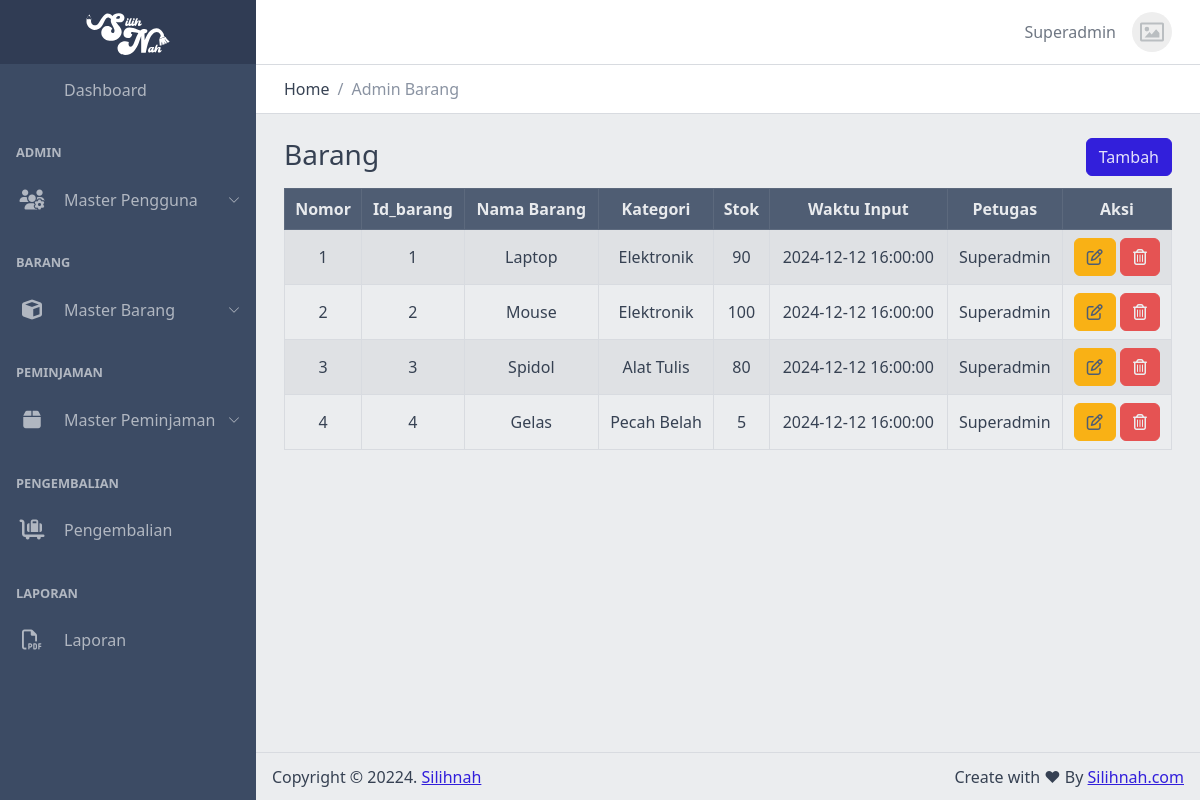
Screenshot of /views/admin/barang/ (signed in) with the database file from the repository.
### tables this page shows
CREATE TABLE `barang` (
  `id_barang` int NOT NULL,
  `nama` varchar(255) NOT NULL,
  `stok` int NOT NULL,
  `waktu` timestamp NOT NULL,
  `id_kategori` int NOT NULL,
  `id_petugas` int NOT NULL
);

CREATE TABLE `kategori` (
  `id_kategori` int NOT NULL,
  `nama` varchar(255) NOT NULL,
  `deskripsi` text NOT NULL
);

CREATE TABLE `petugas` (
  `id_petugas` int NOT NULL,
  `id_user` int NOT NULL,
  `nama` varchar(255) DEFAULT NULL,
  `telpon` varchar(13) DEFAULT NULL,
  `jenis_kelamin` enum('Laki-Laki','Perempuan') DEFAULT NULL,
  `tanggal_lahir` date DEFAULT NULL,
  `alamat` text,
  `agama` enum('Hindu','Islam','Budha','Kristen','Katolik','Konghucu') DEFAULT NULL
);

### functions/connect.php (called while the page is built, shortened)
<?php
class Connect
{
    private $host = 'localhost';
    private $user = 'root';
    private $pass = '';
    private $db = 'silihnah';
    function __construct()
    {
        $this->conn = new mysqli($this->host, $this->user, $this->pass, $this->db);
    }
}

### functions/barang.php (called while the page is built, shortened)
<?php
include 'connect.php';
class barang extends Connect
{
    public function getAllDataJoin()
    {
        $query = "SELECT barang.id_barang, barang.nama as nama_barang, barang.stok, barang.waktu, kategori.id_kategori, kategori.nama as nama_kategori, kategori.deskripsi, petugas.id_petugas, petugas.nama as nama_petugas FROM barang JOIN kategori ON barang.id_kategori = kategori.id_kategori JOIN petugas ON barang.id_petugas = petugas.id_petugas";
        $result = mysqli_query($this->conn, $query);
        $data = [];
        while ($row = mysqli_fetch_assoc($result)) {
            $data[] = $row;
        }
        return $data;
    }
}

### views/admin/barang/index.php (the view, shortened to what this page needs)
<?php
include '../../../functions/barang.php';
$barang = new Barang();
$data = $barang->getAllDataJoin();
?>
<?php include('../../templates/header.php'); ?>
<div class="container-fluid">
    <div class="row justify-content-center">
        <div class="col">
            <h3>Barang</h3>
        </div>
        <div class="col text-end">
            <button type="button" class="btn btn-primary" data-coreui-toggle="modal" data-coreui-target="#createModal">
                Tambah
            </button>
        </div>
    </div>
</div>
<div class="container-fluid table-responsive">
    <table id="data-table" class="table text-nowrap table-bordered table-striped text-center mt-2 align-middle">
        <thead class="table-dark">
            <tr>
                <th>Nomor</th>
                <th>Id_barang</th>
                <th>Nama Barang</th>
                <th>Kategori</th>
                <th>Stok</th>
                <th>Waktu Input</th>
                <th>Petugas</th>
                <th>Aksi</th>
            </tr>
        </thead>
        <tbody>
            <?php $no = 1; ?>
            <?php foreach ($data as $row) : ?>
                <tr>
                    <td><?= $no++; ?></td>
                    <td><?= $row['id_barang'] ?></td>
                    <td><?= $row['nama_barang'] ?></td>
                    <td><?= $row['nama_kategori'] ?></td>
                    <td><?= $row['stok'] ?></td>
                    <td><?= $row['waktu'] ?></td>
                    <td><?= $row['nama_petugas'] ?></td>
                    <td>
                        <button type="button" class="btn btn-warning text-dark" data-coreui-toggle="modal" data-coreui-target="#editModal<?= $row['id_barang'] ?>">
                            <i class="fa-regular fa-pen-to-square"></i>
                        </button>
                        <button type="button" class="btn btn-danger text-light" data-coreui-toggle="modal" data-coreui-target="#deleteModel<?= $row['id_barang'] ?>">
                            <i class="fa-regular fa-trash-can"></i>
                        </button>
                    </td>
                </tr>
            <?php endforeach; ?>
        </tbody>
    </table>
</div>
<?php include('../../templates/footer.php'); ?>

### assets/css/main.css (style rules this page uses)
body { background-color: #e9ecef; }

### rows the page displays
barang: id_barang "1", nama "Laptop", id_kategori.nama "Elektronik", stok "90", waktu "2024-12-12 16:00:00", id_petugas.nama "Superadmin"
barang: id_barang "2", nama "Mouse", id_kategori.nama "Elektronik", stok "100", waktu "2024-12-12 16:00:00", id_petugas.nama "Superadmin"
barang: id_barang "3", nama "Spidol", id_kategori.nama "Alat Tulis", stok "80", waktu "2024-12-12 16:00:00", id_petugas.nama "Superadmin"
barang: id_barang "4", nama "Gelas", id_kategori.nama "Pecah Belah", stok "5", waktu "2024-12-12 16:00:00", id_petugas.nama "Superadmin"

### other values shown
$_SESSION['user']['username'] "Superadmin"
$title "Admin Barang"
